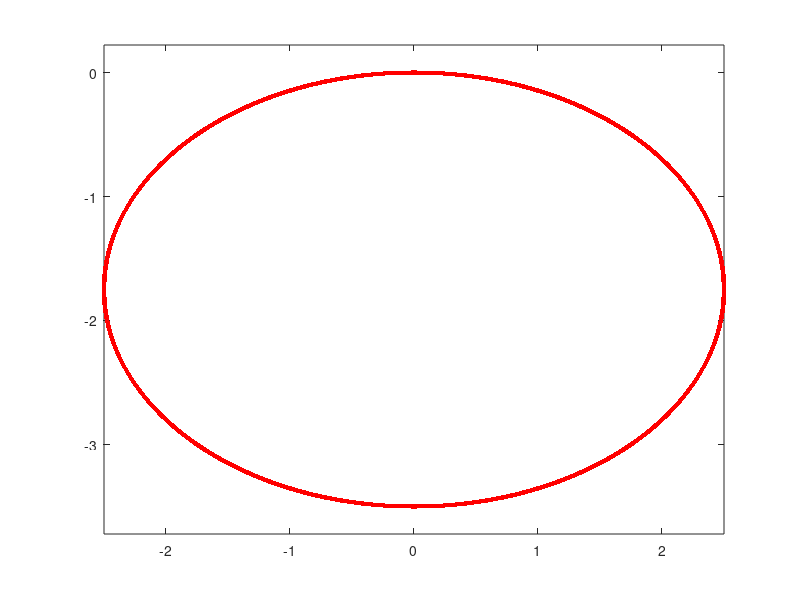

Write MATLAB code to recreate this figure. (Note: this script raises an error after producing the figure.)
close all

compile_solver=true;

Ts = 1/10;      % Tempo de amostragem (20 Hz)
T_total = 20; % Tempo de sim
% Definir o horizonte de predição
N = 10; % Horizonte do MPC

L = 0.35; % Distância entre eixos
servo_gain=-0.840; % Ganho do servo (rad/unidade)


servo_max=0.4; % Ângulo máximo do servo
v_max = 1;        % Velocidade máxima (m/s)

delta_max = abs(servo_max/servo_gain); % Ângulo máximo de direção (radianos)

v_ref = 1.0;  % m/s

N_total = 10000;  % Numeros de pontos traj
n = (2*pi)/N_total;
x_traj = 2.5 * cos(0:n:2*pi);
y_traj = -1.75 - 1.75 * sin(0:n:2*pi);
dx = diff(x_traj);              % tamanho N-1
dy = diff(y_traj);              % tamanho N-1
psi_traj =atan2(dy, dx);           % heading entre pontos consecutivos
psi_traj(end+1) = psi_traj(end);     % repetir o último valor → agora tamanho N

figure
plot(x_traj, y_traj, 'r.', 'MarkerSize', 10);
axis equal



% Parâmetros do MPC
Q = diag([10, 10, 1, 1, 1]);  % [x, y, psi, theta, v]
R = diag([0.1, 0.1]);       % Ponderação dos controles

check_acados_requirements()
lib_path = fullfile(pwd, 'c_generated_code');

% Adiciona ao LD_LIBRARY_PATH do sistema
current_ld_path = getenv('LD_LIBRARY_PATH');
if ~contains(current_ld_path, lib_path)
    setenv('LD_LIBRARY_PATH', [getenv('LD_LIBRARY_PATH'), ':', lib_path]);
end

% Adiciona também ao path do MATLAB para segurança
addpath(lib_path);
addpath(genpath(pwd))

% ------ Setup do ACADOS ------
import casadi.*

if(compile_solver || ~exist('solver', 'var') )
    clear solver
    solver = setup_ocp(N, Ts, Q, R, delta_max, v_max);  % <- Verifica se tens este ficheiro
    save('solver_data.mat', 'solver');
else 
    % solver=acados_mex_create_mpc_model();
    % if isfile('solver_data.mat')
    %     loaded = load('solver_data.mat');
    %     solver = loaded.solver;
    % else
    %     error('Solver ainda não foi gerado! Executa primeiro com compile_solver = true');
    % end
end

% ------------------------------

% Estado inicial
x = [0; 0; 0 ;0; 0]; % [x, y, psi, theta, v]
history = x';
u0=[0;0];
u_history=u0';

% Gráfico Trajetoria
figure; hold on; grid on;
plot(x_traj, y_traj, 'r--', 'LineWidth', 1.5);
%traj = plot(x(1), x(2), 'bo-', 'LineWidth', 2);
% Seta de orientação
heading_arrow = quiver(x(1), x(2), cos(x(3)), sin(x(3)), 0.5, 'b', 'LineWidth', 2, 'MaxHeadSize', 2);
traj_ref = plot(x_traj(1:N), y_traj(1:N), 'y--', 'LineWidth', 1.5);
xlabel('x [m]'); ylabel('y [m]');
title('Sim MPC');
legend('Trajetória de referência', 'Trajetória do veículo');
xlim([-3,3])
axis equal

figure;
sgtitle('Estados');
subplot(3,1,1);
p_angle=plot(0, 0, 'b-', 'LineWidth', 2);
xlabel('Step');
ylabel('Ângulo de direção [rad]');
subplot(3,1,2);
p_v=plot(0, 0, 'b-', 'LineWidth', 2);
xlabel('Step');
ylabel('Velocidade [m/s]');
subplot(3,1,3);
p_psi=plot(0, 0, 'b-', 'LineWidth', 2);
xlabel('Step');
ylabel('PSI [rad]');



figure;
sgtitle('Inputs');
subplot(2,1,1);
p_u1=plot(0, 0, 'b-', 'LineWidth', 2);
xlabel('Step');
ylabel('Ângulo de direção [rad]');
subplot(2,1,2);
p_u2=plot(0, 0, 'b-', 'LineWidth', 2);
ylabel('Velocidade [m/s]');
xlabel('Step');
t_exec=0;

% Loop principal do MPC
for t_idx = 1:T_total/Ts-1
    % Trajetória de referência para o horizonte atual
    

   % 1. Find the closest point to the current position
    distances = sqrt((x_traj - x(1)).^2 + (y_traj - x(2)).^2);
    [~, idx_ref_start] = min(distances);
    % 2. Compute reference points by walking along the trajectory
    x_ref_step = zeros(1, N);
    y_ref_step = zeros(1, N);
    psi_ref = zeros(1, N);
    idx = idx_ref_start;
    dist_accum = 0;

    for i = 1:N
        target_dist = (i - 1) * Ts * v_ref;
    
        while dist_accum < target_dist
            next_idx = mod(idx, length(x_traj)) + 1;
            dx = x_traj(next_idx) - x_traj(idx);
            dy = y_traj(next_idx) - y_traj(idx);
            dist_accum = dist_accum + sqrt(dx^2 + dy^2);
            idx = next_idx;
        end
    
        x_ref_step(i) = x_traj(idx);
        y_ref_step(i) = y_traj(idx);
        psi_ref(i) = psi_traj(idx);
    end

    

    % ----- Definir referências para o ACADOS -----
    % yref_all = zeros(4, N);
    % for k = 1:N
    %     yref_all(:,k) = [x_ref_step(k); y_ref_step(k); 0 ;v_ref];
    % end

    for k = 0:N-1
           yref_k = [x_ref_step(k+1); y_ref_step(k+1); sin(psi_ref(k+1));cos(psi_ref(k+1));0; v_ref];
           solver.set('cost_y_ref', yref_k, k);
    end

    %solver.set('cost_y_ref', yref_all);

    %solver.set('yref_e', [x_ref_step(end); y_ref_step(end); 0; 0; v_ref]);
    %solver.set(N, 'p', [x_ref_step(end); y_ref_step(end); v_ref]);
    
    
    solver.set('cost_y_ref_e', [x_ref_step(end); y_ref_step(end);sin(psi_ref(k+1));cos(psi_ref(k+1))]);



    solver.set('constr_lbx', x, 0);  % Estado inicial lower bound no estágio 0
    solver.set('constr_ubx', x, 0);
    
    tic()
    solver.solve();
    t_exec =[t_exec,toc]; 

    u = solver.get('u', 0);

    % U_opt = zeros(2, N);  % 2 inputs por etapa: delta e v
    % X_opt = zeros(5, N);  % 2 inputs por etapa: delta e v
    % for k = 0:N-1
    %     U_opt(:, k+1) = solver.get('u', k);
    %     X_opt(:, k+1) = solver.get('x', k);
    %     set(heading_arrow,'XData', X_opt(1,k+1), 'YData', X_opt(2,k+1),'UData', cos(X_opt(3,k+1)), 'VData', sin(X_opt(3,k+1)));
    %     drawnow;
    %     pause(0.05)
    % end
    
    u_history=[u_history; u'];

    % Atualiza estado com o modelo da bicicleta
    x = simulate_dynamics(x, u, Ts, L);

    history = [history; x'];

    % Atualiza gráfico
    %set(traj, 'XData', history(:,1), 'YData', history(:,2));
    set(heading_arrow,'XData', x(1), 'YData', x(2),'UData', cos(x(3)), 'VData', sin(x(3)));
    drawnow;
    set(traj_ref, 'XData', x_ref_step , 'YData', y_ref_step);
    drawnow;
    set(p_psi , 'XData', 0:t_idx, 'YData',history(:,3));
    set(p_angle , 'XData', 0:t_idx, 'YData', history(:,4));
    set(p_v , 'XData', 0:t_idx, 'YData',history(:,5));
    set(p_u1, 'XData', 0:t_idx, 'YData',u_history(:,1));
    set(p_u2, 'XData', 0:t_idx, 'YData',u_history(:,2));
    drawnow;



end

figure;
plot(t_exec*1000)
title("Tempo de Execuçao Solver")
xlabel("Step")
ylabel("Tempo[ms]")
%fprintf("distancia percorrida",int(history(:,5),Ts))

%Plotar angulo de direção
% figure;
% subplot(2,1,1);
% plot(1:T_total, history(:,3), 'b-', 'LineWidth', 2);
% xlabel('Step');
% ylabel('Ângulo de direção [rad]');
% title('Ângulo de direção do veículo');
% subplot(2,1,2);
% plot(1:T_total, history(:,4), 'b-', 'LineWidth', 2);
% xlabel('Step');
% ylabel('Velocidade [m/s]');
% title('Velocidade do veículo');


% ---- Simulação da Dinâmica ----
function x_sim = simulate_dynamics(x, u, Ts, L)

    delta = u(1);
    v = u(2);
    psi = x(3); % Orientação atual
    
    x(4)=delta;
    x(5)=v;
    
    x_sim = x + Ts * [
        v * cos(psi);        % dx/dt
        v * sin(psi);        % dy/dt
        (v / L) * tan(delta); % dyaw/dt
        0                     % dtheta/dt
        0                     % dv/dt = 0 (v é entrada direta)
        ];
    
    x_sim(3) = wrapToPi(x_sim(3));  % função do MATLAB

end


% ---- Função de Custo ----
function J = mpc_cost(U, x0, x_ref, y_ref, v_ref, Ts, L, N, Q, R)
    x = x0;
    J = 0;
    
    for k = 1:N
        u = U(k, :)'; % Controle atual
    
        x = simulate_dynamics(x, u, Ts, L);
        
    
        % Erro em relação à referência
        e = [x(1)-x_ref(k); x(2)-y_ref(k); 0; 0 ;x(5)-v_ref];
        J = J + e' * Q * e + u' * R * u;
    end
end
